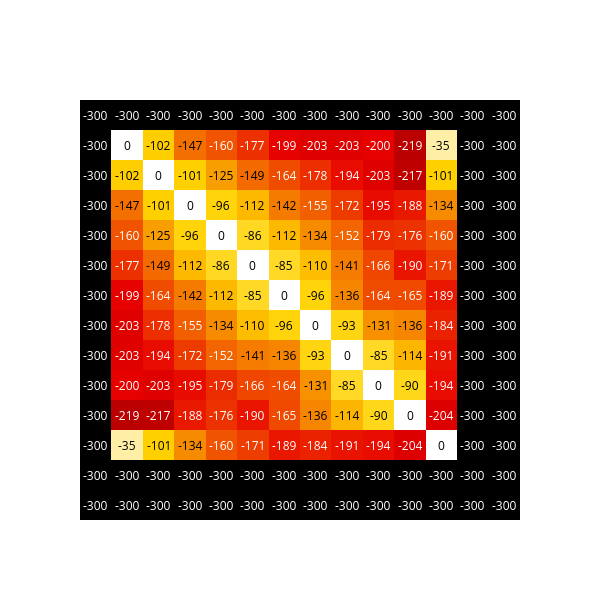

Notebook cell for this chart:
### Code cell
print('Number of traces in analysis: ', pwds_long.shape[0])
pwds_mean=np.clip(np.round(-np.nanmedian(pwds_long, axis=0),0).astype(int),-300,0)

import plotly.figure_factory as ff
fig = ff.create_annotated_heatmap(pwds_mean,colorscale='hot')
fig.update_layout(
    width = 600,
    height = 600,
    yaxis_autorange="reversed"
)
fig.show()

### Figure 1 — Plotly figure (JSON) as saved in the notebook; plotly's stock layout.template omitted (floating-point values rounded to 4 significant figures; data arrays with more than 128 entries replaced by an {"elided": "..."} marker saying what was removed)
{"data": [{"colorscale": [[0, "rgb(0,0,0)"], [0.3333, "rgb(230,0,0)"], [0.6667, "rgb(255,210,0)"], [1, "rgb(255,255,255)"]], "reversescale": false, "showscale": false, "type": "heatmap", "z": {"elided": "14x14 int values"}}], "layout": {"annotations": [{"font": {"color": "#FFFFFF"}, "showarrow": false, "text": "-300", "x": 0, "xref": "x", "y": 0, "yref": "y"}, {"font": {"color": "#FFFFFF"}, "showarrow": false, "text": "-300", "x": 1, "xref": "x", "y": 0, "yref": "y"}, {"font": {"color": "#FFFFFF"}, "showarrow": false, "text": "-300", "x": 2, "xref": "x", "y": 0, "yref": "y"}, {"font": {"color": "#FFFFFF"}, "showarrow": false, "text": "-300", "x": 3, "xref": "x", "y": 0, "yref": "y"}, {"font": {"color": "#FFFFFF"}, "showarrow": false, "text": "-300", "x": 4, "xref": "x", "y": 0, "yref": "y"}, {"font": {"color": "#FFFFFF"}, "showarrow": false, "text": "-300", "x": 5, "xref": "x", "y": 0, "yref": "y"}, {"font": {"color": "#FFFFFF"}, "showarrow": false, "text": "-300", "x": 6, "xref": "x", "y": 0, "yref": "y"}, {"font": {"color": "#FFFFFF"}, "showarrow": false, "text": "-300", "x": 7, "xref": "x", "y": 0, "yref": "y"}, {"font": {"color": "#FFFFFF"}, "showarrow": false, "text": "-300", "x": 8, "xref": "x", "y": 0, "yref": "y"}, {"font": {"color": "#FFFFFF"}, "showarrow": false, "text": "-300", "x": 9, "xref": "x", "y": 0, "yref": "y"}, {"font": {"color": "#FFFFFF"}, "showarrow": false, "text": "-300", "x": 10, "xref": "x", "y": 0, "yref": "y"}, {"font": {"color": "#FFFFFF"}, "showarrow": false, "text": "-300", "x": 11, "xref": "x", "y": 0, "yref": "y"}, {"font": {"color": "#FFFFFF"}, "showarrow": false, "text": "-300", "x": 12, "xref": "x", "y": 0, "yref": "y"}, {"font": {"color": "#FFFFFF"}, "showarrow": false, "text": "-300", "x": 13, "xref": "x", "y": 0, "yref": "y"}, {"font": {"color": "#FFFFFF"}, "showarrow": false, "text": "-300", "x": 0, "xref": "x", "y": 1, "yref": "y"}, {"font": {"color": "#000000"}, "showarrow": false, "text": "0", "x": 1, "xref": "x", "y": 1, "yref": "y"}, {"font": {"color": "#000000"}, "showarrow": false, "text": "-102", "x": 2, "xref": "x", "y": 1, "yref": "y"}, {"font": {"color": "#000000"}, "showarrow": false, "text": "-147", "x": 3, "xref": "x", "y": 1, "yref": "y"}, {"font": {"color": "#FFFFFF"}, "showarrow": false, "text": "-160", "x": 4, "xref": "x", "y": 1, "yref": "y"}, {"font": {"color": "#FFFFFF"}, "showarrow": false, "text": "-177", "x": 5, "xref": "x", "y": 1, "yref": "y"}, {"font": {"color": "#FFFFFF"}, "showarrow": false, "text": "-199", "x": 6, "xref": "x", "y": 1, "yref": "y"}, {"font": {"color": "#FFFFFF"}, "showarrow": false, "text": "-203", "x": 7, "xref": "x", "y": 1, "yref": "y"}, {"font": {"color": "#FFFFFF"}, "showarrow": false, "text": "-203", "x": 8, "xref": "x", "y": 1, "yref": "y"}, {"font": {"color": "#FFFFFF"}, "showarrow": false, "text": "-200", "x": 9, "xref": "x", "y": 1, "yref": "y"}, {"font": {"color": "#FFFFFF"}, "showarrow": false, "text": "-219", "x": 10, "xref": "x", "y": 1, "yref": "y"}, {"font": {"color": "#000000"}, "showarrow": false, "text": "-35", "x": 11, "xref": "x", "y": 1, "yref": "y"}, {"font": {"color": "#FFFFFF"}, "showarrow": false, "text": "-300", "x": 12, "xref": "x", "y": 1, "yref": "y"}, {"font": {"color": "#FFFFFF"}, "showarrow": false, "text": "-300", "x": 13, "xref": "x", "y": 1, "yref": "y"}, {"font": {"color": "#FFFFFF"}, "showarrow": false, "text": "-300", "x": 0, "xref": "x", "y": 2, "yref": "y"}, {"font": {"color": "#000000"}, "showarrow": false, "text": "-102", "x": 1, "xref": "x", "y": 2, "yref": "y"}, {"font": {"color": "#000000"}, "showarrow": false, "text": "0", "x": 2, "xref": "x", "y": 2, "yref": "y"}, {"font": {"color": "#000000"}, "showarrow": false, "text": "-101", "x": 3, "xref": "x", "y": 2, "yref": "y"}, {"font": {"color": "#000000"}, "showarrow": false, "text": "-125", "x": 4, "xref": "x", "y": 2, "yref": "y"}, {"font": {"color": "#000000"}, "showarrow": false, "text": "-149", "x": 5, "xref": "x", "y": 2, "yref": "y"}, {"font": {"color": "#FFFFFF"}, "showarrow": false, "text": "-164", "x": 6, "xref": "x", "y": 2, "yref": "y"}, {"font": {"color": "#FFFFFF"}, "showarrow": false, "text": "-178", "x": 7, "xref": "x", "y": 2, "yref": "y"}, {"font": {"color": "#FFFFFF"}, "showarrow": false, "text": "-194", "x": 8, "xref": "x", "y": 2, "yref": "y"}, {"font": {"color": "#FFFFFF"}, "showarrow": false, "text": "-203", "x": 9, "xref": "x", "y": 2, "yref": "y"}, {"font": {"color": "#FFFFFF"}, "showarrow": false, "text": "-217", "x": 10, "xref": "x", "y": 2, "yref": "y"}, {"font": {"color": "#000000"}, "showarrow": false, "text": "-101", "x": 11, "xref": "x", "y": 2, "yref": "y"}, {"font": {"color": "#FFFFFF"}, "showarrow": false, "text": "-300", "x": 12, "xref": "x", "y": 2, "yref": "y"}, {"font": {"color": "#FFFFFF"}, "showarrow": false, "text": "-300", "x": 13, "xref": "x", "y": 2, "yref": "y"}, {"font": {"color": "#FFFFFF"}, "showarrow": false, "text": "-300", "x": 0, "xref": "x", "y": 3, "yref": "y"}, {"font": {"color": "#000000"}, "showarrow": false, "text": "-147", "x": 1, "xref": "x", "y": 3, "yref": "y"}, {"font": {"color": "#000000"}, "showarrow": false, "text": "-101", "x": 2, "xref": "x", "y": 3, "yref": "y"}, {"font": {"color": "#000000"}, "showarrow": false, "text": "0", "x": 3, "xref": "x", "y": 3, "yref": "y"}, {"font": {"color": "#000000"}, "showarrow": false, "text": "-96", "x": 4, "xref": "x", "y": 3, "yref": "y"}, {"font": {"color": "#000000"}, "showarrow": false, "text": "-112", "x": 5, "xref": "x", "y": 3, "yref": "y"}, {"font": {"color": "#000000"}, "showarrow": false, "text": "-142", "x": 6, "xref": "x", "y": 3, "yref": "y"}, {"font": {"color": "#FFFFFF"}, "showarrow": false, "text": "-155", "x": 7, "xref": "x", "y": 3, "yref": "y"}, {"font": {"color": "#FFFFFF"}, "showarrow": false, "text": "-172", "x": 8, "xref": "x", "y": 3, "yref": "y"}, {"font": {"color": "#FFFFFF"}, "showarrow": false, "text": "-195", "x": 9, "xref": "x", "y": 3, "yref": "y"}, {"font": {"color": "#FFFFFF"}, "showarrow": false, "text": "-188", "x": 10, "xref": "x", "y": 3, "yref": "y"}, {"font": {"color": "#000000"}, "showarrow": false, "text": "-134", "x": 11, "xref": "x", "y": 3, "yref": "y"}, {"font": {"color": "#FFFFFF"}, "showarrow": false, "text": "-300", "x": 12, "xref": "x", "y": 3, "yref": "y"}, {"font": {"color": "#FFFFFF"}, "showarrow": false, "text": "-300", "x": 13, "xref": "x", "y": 3, "yref": "y"}, {"font": {"color": "#FFFFFF"}, "showarrow": false, "text": "-300", "x": 0, "xref": "x", "y": 4, "yref": "y"}, {"font": {"color": "#FFFFFF"}, "showarrow": false, "text": "-160", "x": 1, "xref": "x", "y": 4, "yref": "y"}, {"font": {"color": "#000000"}, "showarrow": false, "text": "-125", "x": 2, "xref": "x", "y": 4, "yref": "y"}, {"font": {"color": "#000000"}, "showarrow": false, "text": "-96", "x": 3, "xref": "x", "y": 4, "yref": "y"}, {"font": {"color": "#000000"}, "showarrow": false, "text": "0", "x": 4, "xref": "x", "y": 4, "yref": "y"}, {"font": {"color": "#000000"}, "showarrow": false, "text": "-86", "x": 5, "xref": "x", "y": 4, "yref": "y"}, {"font": {"color": "#000000"}, "showarrow": false, "text": "-112", "x": 6, "xref": "x", "y": 4, "yref": "y"}, {"font": {"color": "#000000"}, "showarrow": false, "text": "-134", "x": 7, "xref": "x", "y": 4, "yref": "y"}, {"font": {"color": "#FFFFFF"}, "showarrow": false, "text": "-152", "x": 8, "xref": "x", "y": 4, "yref": "y"}, {"font": {"color": "#FFFFFF"}, "showarrow": false, "text": "-179", "x": 9, "xref": "x", "y": 4, "yref": "y"}, {"font": {"color": "#FFFFFF"}, "showarrow": false, "text": "-176", "x": 10, "xref": "x", "y": 4, "yref": "y"}, {"font": {"color": "#FFFFFF"}, "showarrow": false, "text": "-160", "x": 11, "xref": "x", "y": 4, "yref": "y"}, {"font": {"color": "#FFFFFF"}, "showarrow": false, "text": "-300", "x": 12, "xref": "x", "y": 4, "yref": "y"}, {"font": {"color": "#FFFFFF"}, "showarrow": false, "text": "-300", "x": 13, "xref": "x", "y": 4, "yref": "y"}, {"font": {"color": "#FFFFFF"}, "showarrow": false, "text": "-300", "x": 0, "xref": "x", "y": 5, "yref": "y"}, {"font": {"color": "#FFFFFF"}, "showarrow": false, "text": "-177", "x": 1, "xref": "x", "y": 5, "yref": "y"}, {"font": {"color": "#000000"}, "showarrow": false, "text": "-149", "x": 2, "xref": "x", "y": 5, "yref": "y"}, {"font": {"color": "#000000"}, "showarrow": false, "text": "-112", "x": 3, "xref": "x", "y": 5, "yref": "y"}, {"font": {"color": "#000000"}, "showarrow": false, "text": "-86", "x": 4, "xref": "x", "y": 5, "yref": "y"}, {"font": {"color": "#000000"}, "showarrow": false, "text": "0", "x": 5, "xref": "x", "y": 5, "yref": "y"}, {"font": {"color": "#000000"}, "showarrow": false, "text": "-85", "x": 6, "xref": "x", "y": 5, "yref": "y"}, {"font": {"color": "#000000"}, "showarrow": false, "text": "-110", "x": 7, "xref": "x", "y": 5, "yref": "y"}, {"font": {"color": "#000000"}, "showarrow": false, "text": "-141", "x": 8, "xref": "x", "y": 5, "yref": "y"}, {"font": {"color": "#FFFFFF"}, "showarrow": false, "text": "-166", "x": 9, "xref": "x", "y": 5, "yref": "y"}, {"font": {"color": "#FFFFFF"}, "showarrow": false, "text": "-190", "x": 10, "xref": "x", "y": 5, "yref": "y"}, {"font": {"color": "#FFFFFF"}, "showarrow": false, "text": "-171", "x": 11, "xref": "x", "y": 5, "yref": "y"}, {"font": {"color": "#FFFFFF"}, "showarrow": false, "text": "-300", "x": 12, "xref": "x", "y": 5, "yref": "y"}, {"font": {"color": "#FFFFFF"}, "showarrow": false, "text": "-300", "x": 13, "xref": "x", "y": 5, "yref": "y"}, {"font": {"color": "#FFFFFF"}, "showarrow": false, "text": "-300", "x": 0, "xref": "x", "y": 6, "yref": "y"}, {"font": {"color": "#FFFFFF"}, "showarrow": false, "text": "-199", "x": 1, "xref": "x", "y": 6, "yref": "y"}, {"font": {"color": "#FFFFFF"}, "showarrow": false, "text": "-164", "x": 2, "xref": "x", "y": 6, "yref": "y"}, {"font": {"color": "#000000"}, "showarrow": false, "text": "-142", "x": 3, "xref": "x", "y": 6, "yref": "y"}, {"font": {"color": "#000000"}, "showarrow": false, "text": "-112", "x": 4, "xref": "x", "y": 6, "yref": "y"}, {"font": {"color": "#000000"}, "showarrow": false, "text": "-85", "x": 5, "xref": "x", "y": 6, "yref": "y"}, {"font": {"color": "#000000"}, "showarrow": false, "text": "0", "x": 6, "xref": "x", "y": 6, "yref": "y"}, {"font": {"color": "#000000"}, "showarrow": false, "text": "-96", "x": 7, "xref": "x", "y": 6, "yref": "y"}, {"font": {"color": "#000000"}, "showarrow": false, "text": "-136", "x": 8, "xref": "x", "y": 6, "yref": "y"}, {"font": {"color": "#FFFFFF"}, "showarrow": false, "text": "-164", "x": 9, "xref": "x", "y": 6, "yref": "y"}, {"font": {"color": "#FFFFFF"}, "showarrow": false, "text": "-165", "x": 10, "xref": "x", "y": 6, "yref": "y"}, {"font": {"color": "#FFFFFF"}, "showarrow": false, "text": "-189", "x": 11, "xref": "x", "y": 6, "yref": "y"}, {"font": {"color": "#FFFFFF"}, "showarrow": false, "text": "-300", "x": 12, "xref": "x", "y": 6, "yref": "y"}, {"font": {"color": "#FFFFFF"}, "showarrow": false, "text": "-300", "x": 13, "xref": "x", "y": 6, "yref": "y"}, {"font": {"color": "#FFFFFF"}, "showarrow": false, "text": "-300", "x": 0, "xref": "x", "y": 7, "yref": "y"}, {"font": {"color": "#FFFFFF"}, "showarrow": false, "text": "-203", "x": 1, "xref": "x", "y": 7, "yref": "y"}, {"font": {"color": "#FFFFFF"}, "showarrow": false, "text": "-178", "x": 2, "xref": "x", "y": 7, "yref": "y"}, {"font": {"color": "#FFFFFF"}, "showarrow": false, "text": "-155", "x": 3, "xref": "x", "y": 7, "yref": "y"}, {"font": {"color": "#000000"}, "showarrow": false, "text": "-134", "x": 4, "xref": "x", "y": 7, "yref": "y"}, {"font": {"color": "#000000"}, "showarrow": false, "text": "-110", "x": 5, "xref": "x", "y": 7, "yref": "y"}, {"font": {"color": "#000000"}, "showarrow": false, "text": "-96", "x": 6, "xref": "x", "y": 7, "yref": "y"}, {"font": {"color": "#000000"}, "showarrow": false, "text": "0", "x": 7, "xref": "x", "y": 7, "yref": "y"}, {"font": {"color": "#000000"}, "showarrow": false, "text": "-93", "x": 8, "xref": "x", "y": 7, "yref": "y"}, {"font": {"color": "#000000"}, "showarrow": false, "text": "-131", "x": 9, "xref": "x", "y": 7, "yref": "y"}, {"font": {"color": "#000000"}, "showarrow": false, "text": "-136", "x": 10, "xref": "x", "y": 7, "yref": "y"}, {"font": {"color": "#FFFFFF"}, "showarrow": false, "text": "-184", "x": 11, "xref": "x", "y": 7, "yref": "y"}, {"font": {"color": "#FFFFFF"}, "showarrow": false, "text": "-300", "x": 12, "xref": "x", "y": 7, "yref": "y"}, {"font": {"color": "#FFFFFF"}, "showarrow": false, "text": "-300", "x": 13, "xref": "x", "y": 7, "yref": "y"}, {"font": {"color": "#FFFFFF"}, "showarrow": false, "text": "-300", "x": 0, "xref": "x", "y": 8, "yref": "y"}, {"font": {"color": "#FFFFFF"}, "showarrow": false, "text": "-203", "x": 1, "xref": "x", "y": 8, "yref": "y"}, {"font": {"color": "#FFFFFF"}, "showarrow": false, "text": "-194", "x": 2, "xref": "x", "y": 8, "yref": "y"}, {"font": {"color": "#FFFFFF"}, "showarrow": false, "text": "-172", "x": 3, "xref": "x", "y": 8, "yref": "y"}, {"font": {"color": "#FFFFFF"}, "showarrow": false, "text": "-152", "x": 4, "xref": "x", "y": 8, "yref": "y"}, {"font": {"color": "#000000"}, "showarrow": false, "text": "-141", "x": 5, "xref": "x", "y": 8, "yref": "y"}, {"font": {"color": "#000000"}, "showarrow": false, "text": "-136", "x": 6, "xref": "x", "y": 8, "yref": "y"}, {"font": {"color": "#000000"}, "showarrow": false, "text": "-93", "x": 7, "xref": "x", "y": 8, "yref": "y"}, {"font": {"color": "#000000"}, "showarrow": false, "text": "0", "x": 8, "xref": "x", "y": 8, "yref": "y"}, {"font": {"color": "#000000"}, "showarrow": false, "text": "-85", "x": 9, "xref": "x", "y": 8, "yref": "y"}, {"font": {"color": "#000000"}, "showarrow": false, "text": "-114", "x": 10, "xref": "x", "y": 8, "yref": "y"}, {"font": {"color": "#FFFFFF"}, "showarrow": false, "text": "-191", "x": 11, "xref": "x", "y": 8, "yref": "y"}, {"font": {"color": "#FFFFFF"}, "showarrow": false, "text": "-300", "x": 12, "xref": "x", "y": 8, "yref": "y"}, {"font": {"color": "#FFFFFF"}, "showarrow": false, "text": "-300", "x": 13, "xref": "x", "y": 8, "yref": "y"}, {"font": {"color": "#FFFFFF"}, "showarrow": false, "text": "-300", "x": 0, "xref": "x", "y": 9, "yref": "y"}, {"font": {"color": "#FFFFFF"}, "showarrow": false, "text": "-200", "x": 1, "xref": "x", "y": 9, "yref": "y"}, {"font": {"color": "#FFFFFF"}, "showarrow": false, "text": "-203", "x": 2, "xref": "x", "y": 9, "yref": "y"}, {"font": {"color": "#FFFFFF"}, "showarrow": false, "text": "-195", "x": 3, "xref": "x", "y": 9, "yref": "y"}, {"font": {"color": "#FFFFFF"}, "showarrow": false, "text": "-179", "x": 4, "xref": "x", "y": 9, "yref": "y"}, {"font": {"color": "#FFFFFF"}, "showarrow": false, "text": "-166", "x": 5, "xref": "x", "y": 9, "yref": "y"}, {"font": {"color": "#FFFFFF"}, "showarrow": false, "text": "-164", "x": 6, "xref": "x", "y": 9, "yref": "y"}, {"font": {"color": "#000000"}, "showarrow": false, "text": "-131", "x": 7, "xref": "x", "y": 9, "yref": "y"}, {"font": {"color": "#000000"}, "showarrow": false, "text": "-85", "x": 8, "xref": "x", "y": 9, "yref": "y"}, {"font": {"color": "#000000"}, "showarrow": false, "text": "0", "x": 9, "xref": "x", "y": 9, "yref": "y"}, {"font": {"color": "#000000"}, "showarrow": false, "text": "-90", "x": 10, "xref": "x", "y": 9, "yref": "y"}, {"font": {"color": "#FFFFFF"}, "showarrow": false, "text": "-194", "x": 11, "xref": "x", "y": 9, "yref": "y"}, {"font": {"color": "#FFFFFF"}, "showarrow": false, "text": "-300", "x": 12, "xref": "x", "y": 9, "yref": "y"}, {"font": {"color": "#FFFFFF"}, "showarrow": false, "text": "-300", "x": 13, "xref": "x", "y": 9, "yref": "y"}, {"font": {"color": "#FFFFFF"}, "showarrow": false, "text": "-300", "x": 0, "xref": "x", "y": 10, "yref": "y"}, {"font": {"color": "#FFFFFF"}, "showarrow": false, "text": "-219", "x": 1, "xref": "x", "y": 10, "yref": "y"}, {"font": {"color": "#FFFFFF"}, "showarrow": false, "text": "-217", "x": 2, "xref": "x", "y": 10, "yref": "y"}, {"font": {"color": "#FFFFFF"}, "showarrow": false, "text": "-188", "x": 3, "xref": "x", "y": 10, "yref": "y"}, {"font": {"color": "#FFFFFF"}, "showarrow": false, "text": "-176", "x": 4, "xref": "x", "y": 10, "yref": "y"}, {"font": {"color": "#FFFFFF"}, "showarrow": false, "text": "-190", "x": 5, "xref": "x", "y": 10, "yref": "y"}, {"font": {"color": "#FFFFFF"}, "showarrow": false, "text": "-165", "x": 6, "xref": "x", "y": 10, "yref": "y"}, {"font": {"color": "#000000"}, "showarrow": false, "text": "-136", "x": 7, "xref": "x", "y": 10, "yref": "y"}, {"font": {"color": "#000000"}, "showarrow": false, "text": "-114", "x": 8, "xref": "x", "y": 10, "yref": "y"}, {"font": {"color": "#000000"}, "showarrow": false, "text": "-90", "x": 9, "xref": "x", "y": 10, "yref": "y"}, {"font": {"color": "#000000"}, "showarrow": false, "text": "0", "x": 10, "xref": "x", "y": 10, "yref": "y"}, {"font": {"color": "#FFFFFF"}, "showarrow": false, "text": "-204", "x": 11, "xref": "x", "y": 10, "yref": "y"}, {"font": {"color": "#FFFFFF"}, "showarrow": false, "text": "-300", "x": 12, "xref": "x", "y": 10, "yref": "y"}, {"font": {"color": "#FFFFFF"}, "showarrow": false, "text": "-300", "x": 13, "xref": "x", "y": 10, "yref": "y"}, {"font": {"color": "#FFFFFF"}, "showarrow": false, "text": "-300", "x": 0, "xref": "x", "y": 11, "yref": "y"}, {"font": {"color": "#000000"}, "showarrow": false, "text": "-35", "x": 1, "xref": "x", "y": 11, "yref": "y"}, {"font": {"color": "#000000"}, "showarrow": false, "text": "-101", "x": 2, "xref": "x", "y": 11, "yref": "y"}, {"font": {"color": "#000000"}, "showarrow": false, "text": "-134", "x": 3, "xref": "x", "y": 11, "yref": "y"}, {"font": {"color": "#FFFFFF"}, "showarrow": false, "text": "-160", "x": 4, "xref": "x", "y": 11, "yref": "y"}, {"font": {"color": "#FFFFFF"}, "showarrow": false, "text": "-171", "x": 5, "xref": "x", "y": 11, "yref": "y"}, {"font": {"color": "#FFFFFF"}, "showarrow": false, "text": "-189", "x": 6, "xref": "x", "y": 11, "yref": "y"}, {"font": {"color": "#FFFFFF"}, "showarrow": false, "text": "-184", "x": 7, "xref": "x", "y": 11, "yref": "y"}, {"font": {"color": "#FFFFFF"}, "showarrow": false, "text": "-191", "x": 8, "xref": "x", "y": 11, "yref": "y"}, {"font": {"color": "#FFFFFF"}, "showarrow": false, "text": "-194", "x": 9, "xref": "x", "y": 11, "yref": "y"}, {"font": {"color": "#FFFFFF"}, "showarrow": false, "text": "-204", "x": 10, "xref": "x", "y": 11, "yref": "y"}, {"font": {"color": "#000000"}, "showarrow": false, "text": "0", "x": 11, "xref": "x", "y": 11, "yref": "y"}, {"font": {"color": "#FFFFFF"}, "showarrow": false, "text": "-300", "x": 12, "xref": "x", "y": 11, "yref": "y"}, {"font": {"color": "#FFFFFF"}, "showarrow": false, "text": "-300", "x": 13, "xref": "x", "y": 11, "yref": "y"}, {"font": {"color": "#FFFFFF"}, "showarrow": false, "text": "-300", "x": 0, "xref": "x", "y": 12, "yref": "y"}, {"font": {"color": "#FFFFFF"}, "showarrow": false, "text": "-300", "x": 1, "xref": "x", "y": 12, "yref": "y"}, {"font": {"color": "#FFFFFF"}, "showarrow": false, "text": "-300", "x": 2, "xref": "x", "y": 12, "yref": "y"}, {"font": {"color": "#FFFFFF"}, "showarrow": false, "text": "-300", "x": 3, "xref": "x", "y": 12, "yref": "y"}, {"font": {"color": "#FFFFFF"}, "showarrow": false, "text": "-300", "x": 4, "xref": "x", "y": 12, "yref": "y"}, {"font": {"color": "#FFFFFF"}, "showarrow": false, "text": "-300", "x": 5, "xref": "x", "y": 12, "yref": "y"}, {"font": {"color": "#FFFFFF"}, "showarrow": false, "text": "-300", "x": 6, "xref": "x", "y": 12, "yref": "y"}, {"font": {"color": "#FFFFFF"}, "showarrow": false, "text": "-300", "x": 7, "xref": "x", "y": 12, "yref": "y"}, {"font": {"color": "#FFFFFF"}, "showarrow": false, "text": "-300", "x": 8, "xref": "x", "y": 12, "yref": "y"}, {"font": {"color": "#FFFFFF"}, "showarrow": false, "text": "-300", "x": 9, "xref": "x", "y": 12, "yref": "y"}, {"font": {"color": "#FFFFFF"}, "showarrow": false, "text": "-300", "x": 10, "xref": "x", "y": 12, "yref": "y"}, {"font": {"color": "#FFFFFF"}, "showarrow": false, "text": "-300", "x": 11, "xref": "x", "y": 12, "yref": "y"}, {"font": {"color": "#FFFFFF"}, "showarrow": false, "text": "-300", "x": 12, "xref": "x", "y": 12, "yref": "y"}, {"font": {"color": "#FFFFFF"}, "showarrow": false, "text": "-300", "x": 13, "xref": "x", "y": 12, "yref": "y"}, {"font": {"color": "#FFFFFF"}, "showarrow": false, "text": "-300", "x": 0, "xref": "x", "y": 13, "yref": "y"}, {"font": {"color": "#FFFFFF"}, "showarrow": false, "text": "-300", "x": 1, "xref": "x", "y": 13, "yref": "y"}, {"font": {"color": "#FFFFFF"}, "showarrow": false, "text": "-300", "x": 2, "xref": "x", "y": 13, "yref": "y"}, {"font": {"color": "#FFFFFF"}, "showarrow": false, "text": "-300", "x": 3, "xref": "x", "y": 13, "yref": "y"}, {"font": {"color": "#FFFFFF"}, "showarrow": false, "text": "-300", "x": 4, "xref": "x", "y": 13, "yref": "y"}, {"font": {"color": "#FFFFFF"}, "showarrow": false, "text": "-300", "x": 5, "xref": "x", "y": 13, "yref": "y"}, {"font": {"color": "#FFFFFF"}, "showarrow": false, "text": "-300", "x": 6, "xref": "x", "y": 13, "yref": "y"}, {"font": {"color": "#FFFFFF"}, "showarrow": false, "text": "-300", "x": 7, "xref": "x", "y": 13, "yref": "y"}, {"font": {"color": "#FFFFFF"}, "showarrow": false, "text": "-300", "x": 8, "xref": "x", "y": 13, "yref": "y"}, {"font": {"color": "#FFFFFF"}, "showarrow": false, "text": "-300", "x": 9, "xref": "x", "y": 13, "yref": "y"}, {"font": {"color": "#FFFFFF"}, "showarrow": false, "text": "-300", "x": 10, "xref": "x", "y": 13, "yref": "y"}, {"font": {"color": "#FFFFFF"}, "showarrow": false, "text": "-300", "x": 11, "xref": "x", "y": 13, "yref": "y"}, {"font": {"color": "#FFFFFF"}, "showarrow": false, "text": "-300", "x": 12, "xref": "x", "y": 13, "yref": "y"}, {"font": {"color": "#FFFFFF"}, "showarrow": false, "text": "-300", "x": 13, "xref": "x", "y": 13, "yref": "y"}], "height": 600, "width": 600, "xaxis": {"gridcolor": "rgb(0, 0, 0)", "showticklabels": false, "side": "top", "ticks": ""}, "yaxis": {"autorange": "reversed", "showticklabels": false, "ticks": "", "ticksuffix": "  "}}}
